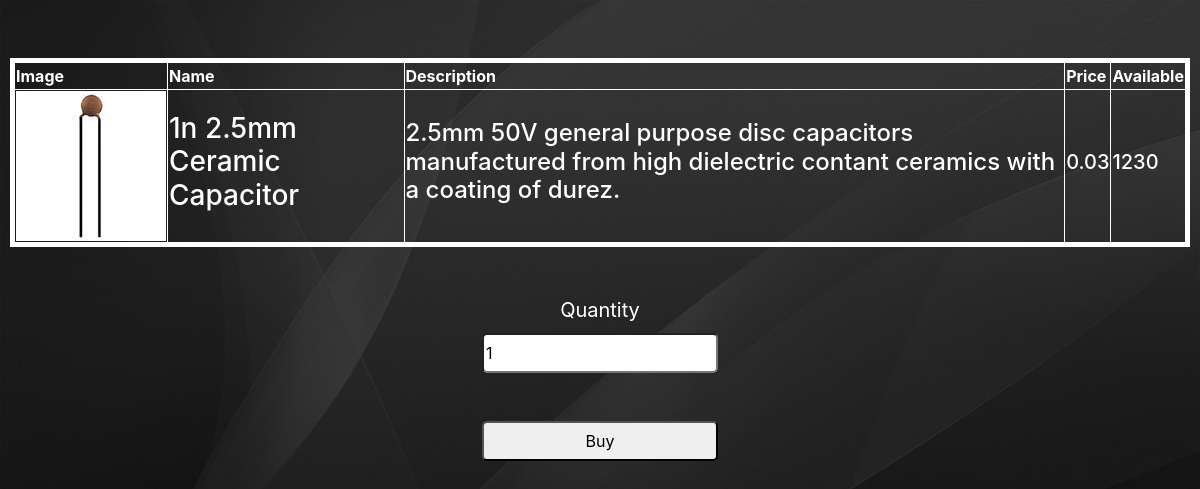
The page /product_details.php?id=27 (signed in) on the database its author committed.
### tables this page shows
CREATE TABLE `product` (
  `id` int(11) NOT NULL,
  `name` varchar(512) NOT NULL,
  `price` decimal(10,2) NOT NULL,
  `quantity` int(11) NOT NULL,
  `description` varchar(512) NOT NULL,
  `image_path` varchar(512) NOT NULL
);

### product_details.php (the view, shortened to what this page needs)
<!DOCTYPE html>
<html lang="en">
	<head>
		<link href="css/product_details.css" rel="stylesheet" id="bootstrap-css">
		<link rel="stylesheet" href="https://maxcdn.bootstrapcdn.com/bootstrap/4.3.1/css/bootstrap.min.css">
	</head>
	<body id="Page">
		<br><br>
		<?php echo $msg;
			require "config/db.php";
			$id = $_GET["id"];
			$sql = "SELECT * FROM product where id ='$id'";
			$qryResult = mysqli_query($conn, $sql);
			$row = mysqli_fetch_assoc($qryResult);
		?>
		<table  width="100%" height="auto" border="5px solid" bordercolor="white" style="color: white">
			<tr>
				<th>Image</th>
				<th>Name</th>
				<th>Description</th>
				<th>Price</th>
				<th>Available</th>
			</tr>
			<tr>
				<td><img id="img" src="images\product\<?php echo $row['image_path']; ?>"
						 style="height:100px width:100px" align="center"></td>
				<td><h3><?php echo $row['name']; ?></h3></td>
				<td><h4><?php echo $row["description"]; ?></h4></td>
				<td><h5><?php echo $row["price"]; ?> </h5></td>
				<td><h5><?php echo $row["quantity"]; ?></h5></td>
			</tr>
		</table>
		<div width="auto" align="center">
			<form action="" method="post" enctype="multipart/form-data" id="form">
				<input type="text" id="id" name="price" hidden value="<?php echo $row['price']; ?>"><br><br>
				<label>Quantity</label><br>
				<input type="number" id="quantity" name="quantity" placeholder="Product Quantity"
					   value="1"><br><br><br>
				<input type="submit" value="Buy" name="buy" id="buy">
			</form>
		</div>
	</body>
</html>

### css/product_details.css (style rules this page uses)
#Page { background-image: url("../images/black-background-wallpapers.jpg"); background-repeat: no-repeat; background-size: cover; padding: 10px; height: 100%; }
label { color: white; font-size: 20px; }
#img { float:left; }
#buy { border-radius: 5px; height:40px; width: 20%; }
#quantity { width: 20%; border-radius: 5px; height:40px; }

### rows shown on the page
product: image_path (picture), name "1n 2.5mm Ceramic Capacitor", description "2.5mm 50V general purpose disc capacitors manufactured from high dielectric contant ceramics with a coating of durez.", price "0.03", quantity "1230"
